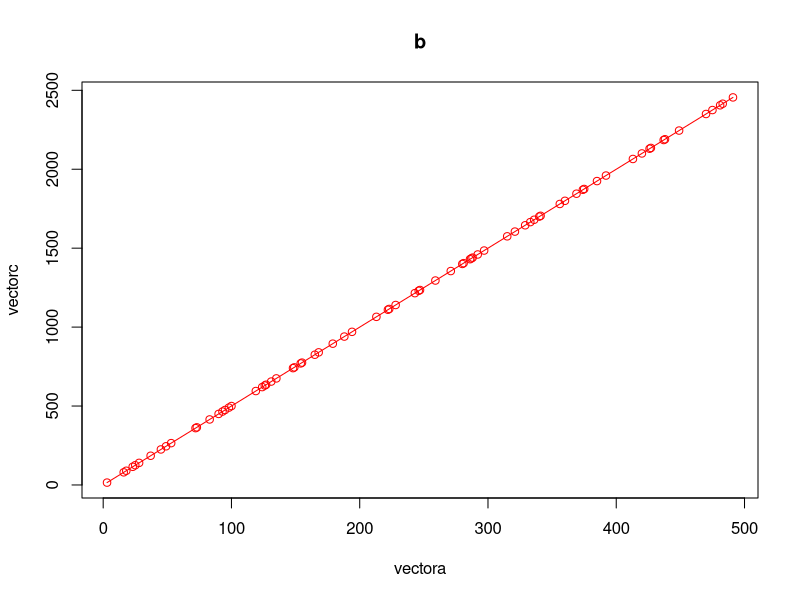

Write R code to recreate this figure.
#My version of Relay 3

#Relay 3
#By Carley Hansen created for Hydroinformatics at the U of U

#Create the following vectors and set the values of variables "vectora", "vectorb", and "vectorc" equal to: 
#a) 75 random whole numbers between 0-500
vectora<-sample(0:500,75)

## sample(Beginning of range:end of range,# of random integers desired)
## runif() will gather random sample of decimal- structures: runif(75,0,500)

#b) the first three letters of the alphabet. Hint: use the c() command
vectorb<-c('a','b','c')
## c() stands for combine, it will put in variables under one vector


#c) vector "a" multiplied by 5
vectorc<- vectora*5

#Find the max, min, and mean of vector "c"
summary(vectorc)

##

#Plot vector "a" versus vector "c", and make the line red with "o" markers

plot(vectora,vectorc,type="o",col="red")
#Label the plot with the title equal to the second element of vectorb
title(main='b')